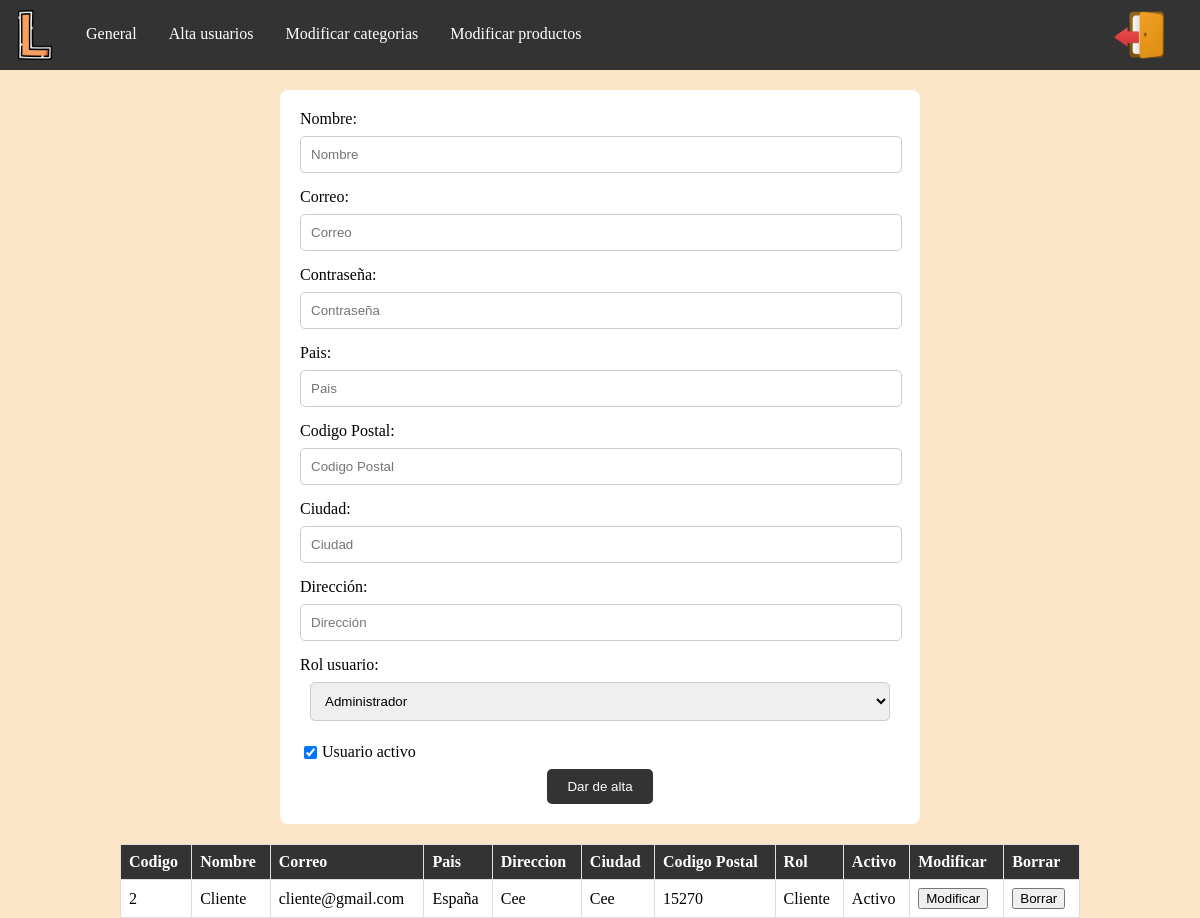
Screenshot of /darAltaUsuarios.php (signed in) with the database file from the repository.
### tables this page shows
CREATE TABLE IF NOT EXISTS `usuarios` (
  `CodUsu` int(11) NOT NULL AUTO_INCREMENT,
  `Nombre` VARCHAR(30) NOT NULL,
  `Correo` varchar(90) NOT NULL,
  `Clave` varchar(45) NOT NULL,
  `Pais` varchar(45) NOT NULL,
  `CP` int(5) DEFAULT NULL,
  `Ciudad` varchar(45) NOT NULL,
  `Direccion` varchar(200) NOT NULL,
  `Rol` INT(2) NOT NULL,
  `Activo` BOOLEAN NOT NULL,
  PRIMARY KEY (`CodUsu`),
  UNIQUE KEY `UN_RES_COR` (`Correo`)
);

CREATE TABLE IF NOT EXISTS `roles` (
  `CodRol` INT(2) NOT NULL,
  `Descripcion` VARCHAR(20) NOT NULL,
  PRIMARY KEY (`CodRol`)
);

### darAltaUsuarios.php (the view, shortened to what this page needs)
<?php
    $conexion = mysqli_connect("localhost", "root", "", "supermercado");
    ?>
<!DOCTYPE html>
<html lang="es">
  <head>
    <link rel="stylesheet" href="css/estilos_AltaUsers.css">
    <link rel="stylesheet" href="css/comunTodos.css">
  </head>
  <body>
    <nav>
      <img src="imagenes/icono.png" alt="logo" />
      <a href="paginaGeneralAdmin.php">General</a>
      <a href="darAltaUsuarios.php">Alta usuarios</a>
      <a href="categoriasAdmin.php">Modificar categorias</a>
      <a href="productosAdmin.php">Modificar productos</a>
      <div  id="logout">
            <a href="logout.php"><img src="imagenes/logout.png"></a>
      </div>
    </nav>
    <?php
    if(isset($_GET["codUsu"]) && isset($_GET["nombre"]) && isset($_GET["correo"]) && isset($_GET["pais"]) && isset($_GET["cp"]) && isset($_GET["ciudad"]) && isset($_GET["direccion"]) && isset($_GET["tipoRol"]) && isset($_GET["activo"])) {
      $codUsu=$_GET["codUsu"];
      $nombre=$_GET["nombre"];
      $correo=$_GET["correo"];
      $pais=$_GET["pais"];
      $cp=$_GET["cp"];
      $ciudad=$_GET["ciudad"];
      $direccion=$_GET["direccion"];
      if (isset($_GET['tipoRol'])) {
        if ($_GET['tipoRol']=="Administrador"){
          $rol=1;
        } else {
          $rol=2;
        }
      }
      $activo = $_GET["activo"];
      echo '<form method="POST" action="modificarUsuarios.php">';
      echo '<label for="nombre">Nombre:</label>';
      echo '<input type="text" id="nombre" name="nombre" value="' . $nombre . '" />';
      echo '<label for="correo">Correo:</label>';
      echo '<input type="email" id="correo" name="correo" value="' . $correo . '" />';
      echo '<label for="clave">Contraseña:</label>';
      echo '<input type="password" id="clave" name="clave"/>';
      echo '<label for="pais">Pais:</label>';
      echo '<input type="text" id="pais" name="pais" value="' . $pais . '" />';
      echo '<label for="cp">Codigo Postal:</label>';
      echo '<input type="number" id="cp" name="cp" value="' . $cp . '" />';
      echo '<label for="ciudad">Ciudad:</label>';
      echo '<input type="text" id="ciudad" name="ciudad" value="' . $ciudad . '" />';
      echo '<label for="direccion">Dirección:</label>';
      echo '<input type="text" id="direccion" name="direccion" value="' . $direccion . '" />';
      echo "<label for='rol'>Rol usuario:</label>";
      echo "<select id='rol' name='rol'>";
      $sql_Roles="SELECT codrol,descripcion FROM roles";
      $result_Roles = $conexion->query($sql_Roles);
      while ($fila = $result_Roles -> fetch_assoc()) {
        $codrol = $fila["codrol"];
        $descripcion = $fila["descripcion"];
        if ($codrol == $rol) {
          echo "<option value='$codrol' selected>$descripcion</option>";
        } else {
          echo "<option value='$codrol'>$descripcion</option>";
        }
      }
      echo '</select>';
      echo '<div class="checkbox-container">';
      if ($activo == 1) {
        echo '<input type="checkbox" id="activo" name="activo" checked />';
    } else {
        echo '<input type="hidden" name="activo" value="0" />';
        echo '<input type="checkbox" id="activo" name="activo" />';
    }
      echo '<label for="activo">Usuario activo</label>';
      echo '</div>';
      echo '<input type="hidden" name="codUsu" value="' . $codUsu . '" />';
      echo '<input type="submit" value="Actualizar" />';
      echo '</form>';
      if (isset($_GET['mensaje'])) {
        echo '<script>';
        echo 'var mensaje = "' . $_GET['mensaje'] . '";';
        echo 'alert(mensaje);';
        echo '</script>';
    }
      } else {
        echo '<form method="POST">';
        echo '<label for="nombre">Nombre:</label>';
        echo '<input type="text" id="nombre" name="nombre" placeholder="Nombre" />';
        echo '<label for="correo">Correo:</label>';
        echo '<input type="email" id="correo" name="correo" placeholder="Correo" />';
        echo '<label for="clave">Contraseña:</label>';
        echo '<input type="password" id="clave" name="clave" placeholder="Contraseña" />';
        echo '<label for="pais">Pais:</label>';
        echo '<input type="text" id="pais" name="pais" placeholder="Pais" />';
        echo '<label for="cp">Codigo Postal:</label>';
        echo '<input type="number" id="cp" name="cp" placeholder="Codigo Postal" />';
        echo '<label for="ciudad">Ciudad:</label>';
        echo '<input type="text" id="ciudad" name="ciudad" placeholder="Ciudad" />';
        echo '<label for="direccion">Dirección:</label>';
        echo '<input type="text" id="direccion" name="direccion" placeholder="Dirección" />';
        $sql_Roles="SELECT codrol,descripcion FROM roles";
        $result_Roles = $conexion->query($sql_Roles);
               if ($result_Roles->num_rows > 0) {
                  echo "<label for='rol'>Rol usuario:</label>";
                  echo "<select id='rol' name='rol'>";
                  while ($fila = $result_Roles -> fetch_assoc()) {
                      echo "<option value='" . $fila["codrol"] . "'>" . $fila["descripcion"] . "</option>";
                  }
                  echo "</select>";
              }
        echo '<div class="checkbox-container">';
        echo '<input type="checkbox" id="activo" name="activo" checked="checked"/>';
        echo '<label for="activo">Usuario activo</label>';
        echo '</div>';
        echo '<input type="submit" value="Dar de alta" />';
        echo '</form>';
      }
    ?>
      <?php
        $sql_Usuarios="SELECT usuarios.*, roles.Descripcion AS tipoRol FROM usuarios INNER JOIN roles ON roles.CodRol = usuarios.Rol";
        $result_Usuarios = $conexion->query($sql_Usuarios);
        if ($result_Usuarios->num_rows > 0) {
          echo "<table border=1>";
          echo "<tr>";
          echo "<th>Codigo</th><th>Nombre</th><th>Correo</th><th>Pais</th><th>Direccion</th>
          <th>Ciudad</th><th>Codigo Postal</th><th>Rol</th><th>Activo</th><th>Modificar</th><th>Borrar</th>";
          echo "</tr>";
          while ($fila = $result_Usuarios -> fetch_assoc()) {
            echo "<tr>";
            echo "<td>" . $fila['CodUsu'] . "</td>";
            echo "<td>" . $fila['Nombre'] . "</td>";
            echo "<td>" . $fila['Correo'] . "</td>";
            echo "<td>" . $fila['Pais'] . "</td>";
            echo "<td>" . $fila['Direccion'] . "</td>";
            echo "<td>" . $fila['Ciudad'] . "</td>";
            echo "<td>" . $fila['CP'] . "</td>";
            echo "<td>" . $fila['tipoRol'] . "</td>";
            if($fila['Activo']==1){
              echo "<td>Activo</td>";
            }else {
              echo "<td>Desactivo</td>";
            }
            echo "<td><a href='darAltaUsuarios.php?codUsu=" . $fila['CodUsu'] . "&nombre=" . $fila['Nombre'] . "&correo=" . $fila['Correo'] . "&pais=" . $fila['Pais'] . "&direccion=" . $fila['Direccion'] . "&ciudad=" . $fila['Ciudad'] . "&cp=" . $fila['CP'] . "&tipoRol=" . $fila['tipoRol'] . "&activo=" . $fila['Activo'] . "'><button>Modificar</button></a></td>";
            echo "<td><a href='borrarUsuarios.php?codUsu=" . $fila['CodUsu'] . "'><button>Borrar</button></a></td>";
            echo "</tr>";
          }
          echo "</table>";
        }
      ?>
  </body>
</html>

### css/estilos_AltaUsers.css (style rules this page uses)
form { margin: 20px auto; width: 80%; max-width: 600px; background-color: #fff; padding: 20px; border-radius: 8px; }
form label { display: block; text-align: left; margin-bottom: 8px; }
form input[type="text"], form input[type="email"], form input[type="password"], form input[type="number"], form select { width: calc(100% - 20px); padding: 10px; margin-bottom: 15px; border: 1px solid #ccc; border-radius: 5px; }
form input[type="checkbox"] { margin-right: 5px; display: flex; }
form input[type="submit"] { background-color: #333; color: #fff; border: none; padding: 10px 20px; cursor: pointer; border-radius: 5px; }
.checkbox-container { display: flex; align-items: center; }
.checkbox-container label { margin-top: 7px; }
.checkbox-container input[type="checkbox"] { margin-right: 5px; }
table { width: 80%; border-collapse: collapse; margin-top: 20px; margin: 20px auto; }
th, td { border: 1px solid #ddd; padding: 8px; text-align: left; }
th { background-color: #333; color: white; }
td { background-color: #fff; }

### css/comunTodos.css (style rules this page uses)
body { margin: 0px; text-align: center; align-items: center; justify-content: center; height: 100vh; margin: 0; background-color: #fce4c6; }
nav { background-color: #333; overflow: hidden; }
nav a { float: left; display: block; color: white; text-align: center; padding: 25px 16px; text-decoration: none; }
nav img { float: left; padding: 10px; height: 50px; }
#logout { display: flex; align-items: center; float: right; padding: 10px; height: 50px; }

### rows the page displays
usuarios: CodUsu "2", Nombre "Cliente", Correo "cliente@gmail.com", Pais "España", Direccion "Cee", Ciudad "Cee", CP "15270", roles.Descripcion "Cliente", Activo "Activo"

### other values shown
form field rol "Administrador"
